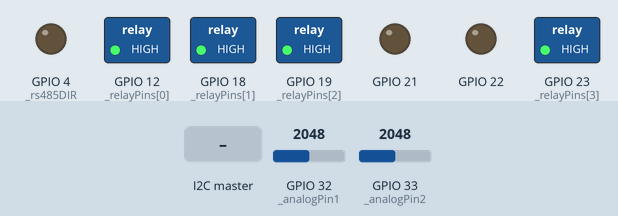
Recording of a sketch running on a simulated ESP32. Shown: switched loads named in the sketch (green lamp = pin HIGH), output pins drawn as LEDs (lit = HIGH). The inputs (shaded band) are chosen by the test bench; at power-on: GPIO 32 (_analogPin1) = 2048, GPIO 33 (_analogPin2) = 2048. EEPROM starts erased; what the sketch prints to the serial monitor is not drawn.

Above: at 1.2 s.
1.3 s: the I2C master sends the byte 1
2.8 s: the I2C master sends the byte 2
4.3 s: the I2C master sends the byte 3
At 20.2 s:
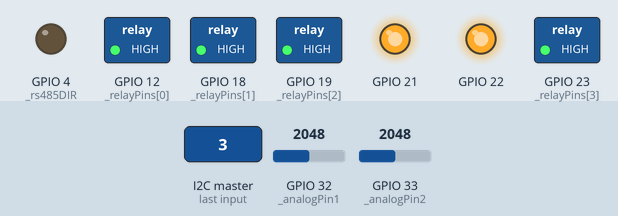
Timing chart, 0 to 20.8 s (numbered marks = the images above; inputs shaded):
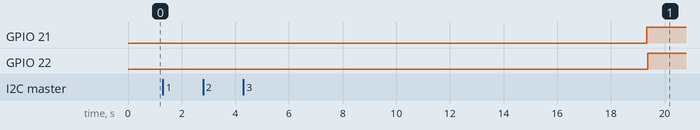

Measured:
- after the input at 1.3 s, every drawn part: stays the same
- after the input at 2.8 s, every drawn part: stays the same
- after the input at 4.3 s, GPIO 21: LOW → HIGH after 15.0 s instead of 13.5 s; GPIO 22: LOW → HIGH after 15.1 s instead of 13.6 s

The sketch:

I2C_Slave_v1.2.ino
```cpp
#include <Wire.h>
#include <EEPROM.h>

#define _slaveAddress 0x04

// RS485
#define _rs485RX 16
#define _rs485TX 17
#define _rs485DIR 4

// RS232
#define _rs232RX 26
#define _rs232TX 25

// Analog
#define _analogPin1 32
#define _analogPin2 33

const byte _relayPins[] = { 12, 18, 19, 23 };
const byte loadStateEEPROMAddress[] = { 0, 1, 2, 3 };
bool relayloadsStatus[] = { 0, 0, 0, 0 };

#define I2C_RESPONSE_SIZE 120

char mergeData[I2C_RESPONSE_SIZE];

struct SplitData {
  String indexOneData;
  String indexTwoData;
  String indexThreeData;
};

unsigned long lastI2CRequest = 0;
const unsigned long I2C_TIMEOUT1 = 15000;

/* ---------- UART buffers ---------- */

char rs485Buffer[50];
char rs232Buffer[50];

int rs485Index = 0;
int rs232Index = 0;

String rs485Data = "";
String rs232Data = "";

void setup() {
  Serial.begin(9600);
  Serial.println("ESP32 Boot");

  Wire.begin(_slaveAddress);
  Wire.onRequest(requestEvent);
  Wire.onReceive(receiveEvent);

  EEPROM.begin(512);

  pinMode(_rs485DIR, OUTPUT);
  digitalWrite(_rs485DIR, LOW);

  Serial2.begin(9600, SERIAL_8N1, _rs485RX, _rs485TX);
  Serial1.begin(9600, SERIAL_8N1, _rs232RX, _rs232TX);

  gpioInit();
  readDataFromEEPROM();

  lastI2CRequest = millis();
}

/* ---------- MAIN LOOP ---------- */

void loop() {

  readRS485();
  readRS232();

  int analog1 = analogRead(_analogPin1);
  int analog2 = analogRead(_analogPin2);

  if (rs485Data.length() > 0 || rs232Data.length() > 0) {

    snprintf(mergeData, sizeof(mergeData),
             "%d:%d:%d:%d:%d:%d:%s:%s",
             analog1,
             analog2,
             relayloadsStatus[0],
             relayloadsStatus[1],
             relayloadsStatus[2],
             relayloadsStatus[3],
             rs485Data.c_str(),
             rs232Data.c_str());
  } else {

    snprintf(mergeData, sizeof(mergeData),
             "%d:%d:%d:%d:%d:%d",
             analog1,
             analog2,
             relayloadsStatus[0],
             relayloadsStatus[1],
             relayloadsStatus[2],
             relayloadsStatus[3]);
  }

  if (millis() - lastI2CRequest > I2C_TIMEOUT1) {

    Serial.println("⚠ I2C inactive, resetting...");
    i2cBusRecovery();
    resetI2C();
    lastI2CRequest = millis();
  }

  delay(50);  // Prevent CPU flooding
}

/* ---------- NON BLOCKING RS485 ---------- */

void readRS485() {

  while (Serial2.available()) {

    char c = Serial2.read();

    if (c == '\n') {
      rs485Buffer[rs485Index] = '\0';
      rs485Data = String(rs485Buffer);
      rs485Data.trim();
      rs485Index = 0;

    } else {
      if (rs485Index < sizeof(rs485Buffer) - 1)
        rs485Buffer[rs485Index++] = c;
    }
  }
}

/* ---------- NON BLOCKING RS232 ---------- */

void readRS232() {

  while (Serial1.available()) {

    char c = Serial1.read();

    if (c == '\n') {
      rs232Buffer[rs232Index] = '\0';
      rs232Data = String(rs232Buffer);
      rs232Data.trim();
      rs232Index = 0;

    } else {
      if (rs232Index < sizeof(rs232Buffer) - 1)
        rs232Buffer[rs232Index++] = c;
    }
  }
}

/* ---------- GPIO ---------- */

void gpioInit() {

  pinMode(_analogPin1, INPUT);
  pinMode(_analogPin2, INPUT);

  for (int i = 0; i < 4; i++) {
    pinMode(_relayPins[i], OUTPUT);
    digitalWrite(_relayPins[i], LOW);
  }
}

/* ---------- I2C ---------- */

void requestEvent() {

  lastI2CRequest = millis();

  uint8_t buffer[I2C_RESPONSE_SIZE];

  size_t len = strlen(mergeData);
  if (len > I2C_RESPONSE_SIZE) len = I2C_RESPONSE_SIZE;

  memcpy(buffer, mergeData, len);

  for (size_t i = len; i < I2C_RESPONSE_SIZE; i++) buffer[i] = 0x00;

  Wire.write(buffer, I2C_RESPONSE_SIZE);
}

void receiveEvent(int numBytes) {

  lastI2CRequest = millis();

  String receivedData = "";

  while (Wire.available()) {
    char c = Wire.read();
    receivedData += c;
  }

  Serial.print("Received from master: ");
  Serial.println(receivedData);

  SplitData msg = splitStringByColon(receivedData);
  bool state = msg.indexTwoData.toInt();

  if (msg.indexOneData == "1") controlRelay(0, state);
  else if (msg.indexOneData == "2") controlRelay(1, state);
  else if (msg.indexOneData == "3") controlRelay(2, state);
  else if (msg.indexOneData == "4") controlRelay(3, state);
  else if (msg.indexOneData == "All") {
    for (int i = 0; i < 4; i++) controlRelay(i, state);
  }
}

/* ---------- RELAY ---------- */

void controlRelay(int index, bool state) {
  relayControl(_relayPins[index], state);
  relayloadsStatus[index] = state;
  writeOneByteInEEPROM(loadStateEEPROMAddress[index], state);
}

void relayControl(int relayPin, bool state) {
  digitalWrite(relayPin, state);
}

/* ---------- EEPROM ---------- */

void readDataFromEEPROM() {
  for (int i = 0; i < 4; i++) {
    relayloadsStatus[i] = EEPROM.read(loadStateEEPROMAddress[i]);
    relayControl(_relayPins[i], relayloadsStatus[i]);
  }
}

void writeOneByteInEEPROM(int Add, byte data) {
  EEPROM.write(Add, data);
  EEPROM.commit();
}

/* ---------- I2C RECOVERY ---------- */

void resetI2C() {

  Serial.println("Resetting I2C...");

  Wire.end();
  delay(10);

  Wire.begin(_slaveAddress);
  Wire.onRequest(requestEvent);
  Wire.onReceive(receiveEvent);
}

void i2cBusRecovery() {

  pinMode(22, OUTPUT);
  pinMode(21, INPUT);

  for (int i = 0; i < 9; i++) {
    digitalWrite(22, LOW);
    delayMicroseconds(5);
    digitalWrite(22, HIGH);
    delayMicroseconds(5);
  }

  pinMode(21, OUTPUT);
  digitalWrite(21, LOW);
  delayMicroseconds(5);
  digitalWrite(21, HIGH);
}

/* ---------- STRING SPLIT ---------- */

SplitData splitStringByColon(const String& data) {

  SplitData msg;

  int first = data.indexOf(':');

  if (first != -1) {

    msg.indexOneData = data.substring(0, first);

    int second = data.indexOf(':', first + 1);

    if (second != -1) {
      msg.indexTwoData = data.substring(first + 1, second);
      msg.indexThreeData = data.substring(second + 1);
    } else {
      msg.indexTwoData = data.substring(first + 1);
    }

  } else {
    msg.indexOneData = data;
  }

  return msg;
}
```
